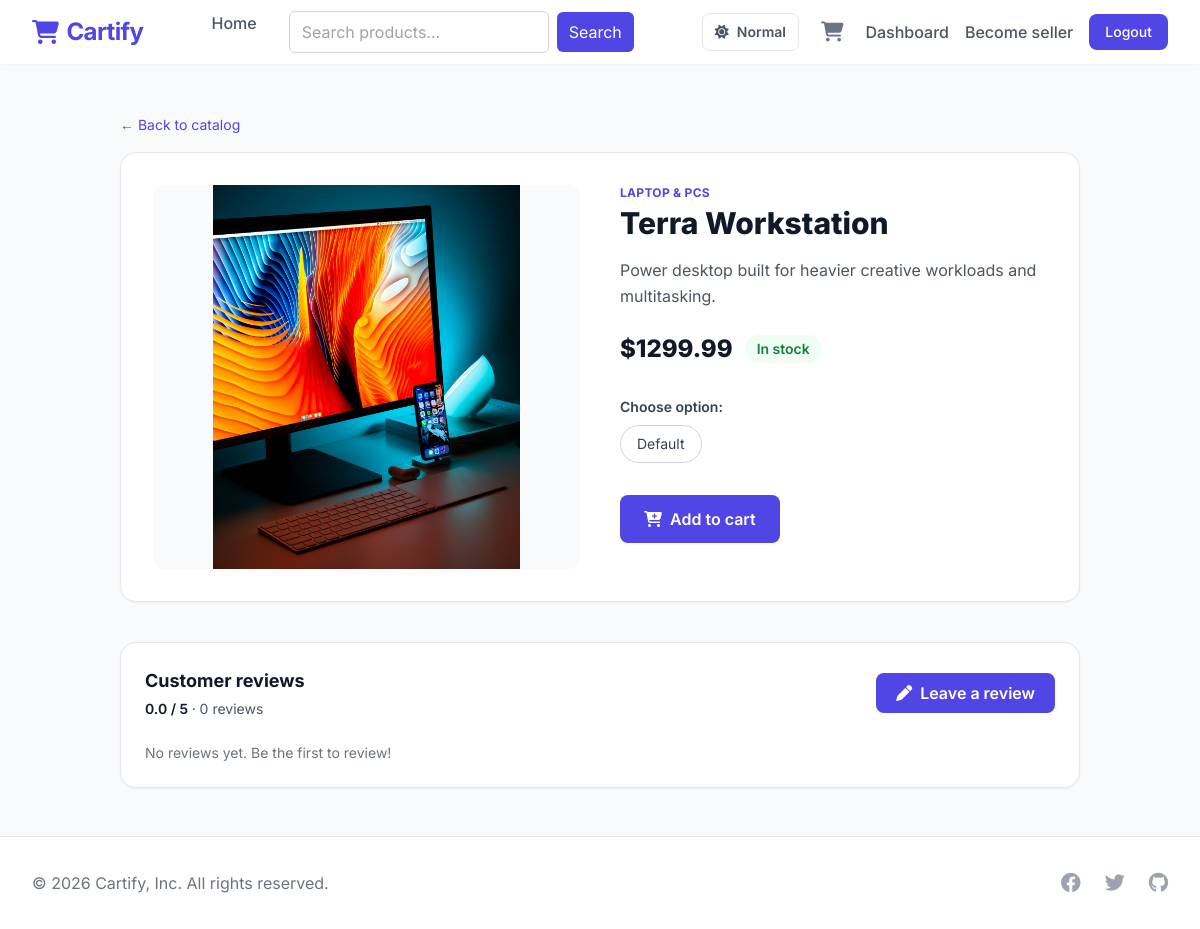
The page /product/133/ (signed in) on the database its author committed.
### store/models.py (models this page shows, shortened)
class Product(models.Model):
    category = models.ForeignKey(Category, related_name='products', on_delete=models.CASCADE)
    title = models.CharField(max_length=255)
    image = models.FileField(upload_to='products/images', null=True, blank=True)
    description = models.TextField(blank=True, null=True)
    price = models.DecimalField(max_digits=10, decimal_places=2)
    stock = models.IntegerField(default=0)
    created_at = models.DateTimeField(auto_now_add=True)
    owner = models.ForeignKey(settings.AUTH_USER_MODEL, null=True, blank=True, on_delete=models.SET_NULL, related_name='products')

class Category(models.Model):
    name = models.CharField(max_length=255)
    slug = models.SlugField(unique=True, help_text="Used for clean browser URLs")
    class Meta:
        verbose_name_plural = "Categories"

### store/views/reviews.py (the view)
# urls.py: path('product/<int:product_id>/', product_detail, name='product_detail'),
def product_detail(request, product_id):
    product = get_object_or_404(Product, id=product_id)
    variants = product.variants.all().order_by('size', 'color')
    reviews = product.reviews.all()
    review_count = reviews.count()
    average_rating = reviews.aggregate(avg=Avg('rating'))['avg'] or 0
    user_review = None
    if request.user.is_authenticated:
        user_review = reviews.filter(user=request.user).first()
    can_manage = (
        request.user.is_authenticated and
        request.user.is_seller and
        product.owner_id == request.user.id
    )
    return render(request, 'product_detail.html', {
        'product': product,
        'variants': variants,
        'can_manage_product': can_manage,
        'gallery_images': product.images.all(),
        'reviews': reviews,
        'review_count': review_count,
        'average_rating': average_rating,
        'user_review': user_review,
    })

### store/context_processors.py (called while the page is built)
def cart_item_count(request):
    if not request.user.is_authenticated:
        return {'cart_count': 0}
    try:
        items = CartItem.objects.filter(cart__user=request.user)
        total_count = sum(item.quantity for item in items)
        return {'cart_count': total_count}
    except Exception:
        return {'cart_count': 0}

### store/templates/product_detail.html (shortened to what this page needs)
{% extends 'base.html' %}
{% block content %}
<div class="max-w-5xl mx-auto px-4 sm:px-6 lg:px-8 py-12">
    <a href="{% url 'index' %}" class="text-sm text-indigo-600 hover:underline">
        &larr; Back to catalog
    </a>
    <div class="mt-4 grid grid-cols-1 md:grid-cols-2 gap-10 bg-white p-8 rounded-2xl shadow-sm border border-gray-200">
        <div>
            {% if product.image %}
                <img src="{{ product.image.url }}" alt="{{ product.title }}"
                     class="w-full h-96 object-contain rounded-xl bg-gray-50">
            {% else %}
                <div class="flex items-center justify-center h-96 w-full bg-gray-50 text-gray-400 rounded-xl">
                    <i class="fa-solid fa-image text-6xl"></i>
                </div>
            {% endif %}
        </div>
        <div class="flex flex-col">
            <p class="text-xs font-bold text-indigo-600 uppercase tracking-wide mb-1">
                {{ product.category.name }}
            </p>
            <h1 class="text-3xl font-extrabold text-gray-900">{{ product.title }}</h1>
            <p class="mt-4 text-gray-600 leading-relaxed">
                {{ product.description|default:"No description available." }}
            </p>
            <div class="mt-6 flex flex-wrap items-center gap-3">
                <p class="text-2xl font-extrabold text-gray-900">${{ product.price }}</p>
                {% if product.stock > 0 %}
                    <span class="inline-flex items-center rounded-full bg-green-50 px-3 py-1 text-sm font-semibold text-green-700">In stock</span>
                {% else %}
                    <span class="inline-flex items-center rounded-full bg-red-50 px-3 py-1 text-sm font-semibold text-red-700">Out of stock</span>
                {% endif %}
            </div>
            <form method="get" action="{% url 'add_to_cart' product.id %}" class="mt-8">
                <p class="text-sm font-semibold text-gray-700 mb-2">Choose option:</p>
                <div class="flex flex-wrap gap-2">
                    {% if variants %}
                        {% for v in variants %}
                            <!-- A radio input disguised as a button. The label is
                                 clickable; the radio stores the variant id. -->
                            <label class="cursor-pointer">
                                <input type="radio" name="variant" value="{{ v.id }}"
                                       class="peer sr-only" {% if forloop.first %}checked{% endif %}>
                                <span class="inline-block px-4 py-2 rounded-full border border-gray-300
                                             text-sm text-gray-700
                                             peer-checked:bg-indigo-600 peer-checked:text-white
                                             peer-checked:border-indigo-600
                                             hover:bg-gray-50">
                                    {{ v.display_name }}
                                </span>
                            </label>
                        {% endfor %}
                    {% else %}
                        <span class="inline-block px-4 py-2 rounded-full border border-gray-300
                                     text-sm text-gray-700">
                            Default
                        </span>
                    {% endif %}
                </div>
                {% if product.stock > 0 %}
                <button type="submit"
                        class="mt-8 inline-flex items-center justify-center px-6 py-3
                               rounded-lg bg-indigo-600 text-white font-semibold
                               hover:bg-indigo-700 transition-colors">
                    <i class="fa-solid fa-cart-plus mr-2"></i> Add to cart
                </button>
                {% else %}
                <button type="button" disabled class="mt-8 inline-flex cursor-not-allowed items-center justify-center px-6 py-3 rounded-lg bg-gray-200 text-gray-500 font-semibold">
                    <i class="fa-solid fa-cart-plus mr-2"></i> Out of stock
                </button>
                {% endif %}
            </form>
        </div>
    </div>
    <div class="mt-10 bg-white p-6 rounded-2xl shadow-sm border border-gray-200">
        <div class="flex items-center justify-between">
            <div>
                <h2 class="text-lg font-bold text-gray-900">Customer reviews</h2>
                <p class="mt-1 text-sm text-gray-600">
                    <span class="font-semibold text-gray-900">
                        {{ average_rating|floatformat:1 }} / 5
                    </span>
                    &middot; {{ review_count }} review{{ review_count|pluralize }}
                </p>
            </div>
            {% if user.is_authenticated and not user_review %}
                <a href="{% url 'add_review' product.id %}"
                   class="inline-flex items-center justify-center px-5 py-2 rounded-lg
                          bg-indigo-600 text-white font-semibold hover:bg-indigo-700 transition-colors">
                    <i class="fa-solid fa-pen mr-2"></i> Leave a review
                </a>
            {% elif user.is_authenticated and user_review %}
                <span class="text-sm text-gray-500">You already reviewed this product.</span>
            {% else %}
                <a href="{% url 'login' %}"
                   class="text-sm text-indigo-600 hover:underline">
                    Log in to leave a review
                </a>
            {% endif %}
        </div>
        <div class="mt-6 space-y-4">
            {% for review in reviews %}
                <div class="border border-gray-100 rounded-xl p-4">
                    <div class="flex items-center justify-between">
                        <div>
                            <p class="text-yellow-500">
                                {% for i in "12345" %}
                                    {% if forloop.counter <= review.rating %}
                                        <i class="fa-solid fa-star"></i>
                                    {% else %}
                                        <i class="fa-regular fa-star"></i>
                                    {% endif %}
                                {% endfor %}
                            </p>
                            <p class="mt-1 text-sm text-gray-700">
                                <span class="font-semibold">
                                    {{ review.user.username|default:"Anonymous" }}
                                </span>
                                {% if review.verified_purchase %}
                                    <span class="ml-2 inline-flex items-center px-2 py-0.5 rounded-full text-xs font-semibold bg-green-50 text-green-700">
                                        <i class="fa-solid fa-circle-check mr-1"></i> Verified purchase
                                    </span>
                                {% endif %}
                            </p>
                        </div>
                        {% if user.is_authenticated and user == review.user or user.is_superuser %}
                            <form method="post" action="{% url 'delete_review' review.id %}"
                                  onsubmit="return confirm('Delete this review?');">
                                {% csrf_token %}
                                <button type="submit"
                                        class="text-xs text-red-600 hover:underline">
                                    Delete
                                </button>
                            </form>
                        {% endif %}
                    </div>
                    {% if review.comment %}
                        <p class="mt-3 text-sm text-gray-700">{{ review.comment }}</p>
                    {% endif %}
                </div>
            {% empty %}
                <p class="text-sm text-gray-500">No reviews yet. Be the first to review!</p>
            {% endfor %}
        </div>
    </div>
</div>
{% endblock %}

### store/templates/base.html (style rules this page uses)
body { font-family: 'Inter', sans-serif; background-color: #f9fafb; }
body, header, footer, main, input, select, textarea, button, a, div, p, span, table, th, td { transition: background-color 180ms ease, border-color 180ms ease, color 180ms ease; }

### rows shown on the page
Product: image (picture), category.name "LAPTOP & PCS", title "Terra Workstation", description "Power desktop built for heavier creative workloads and multitasking.", price "1299.99"

### other values the page prints
{{ average_rating|floatformat:1 }} "0.0"
{{ review_count }} "0"
